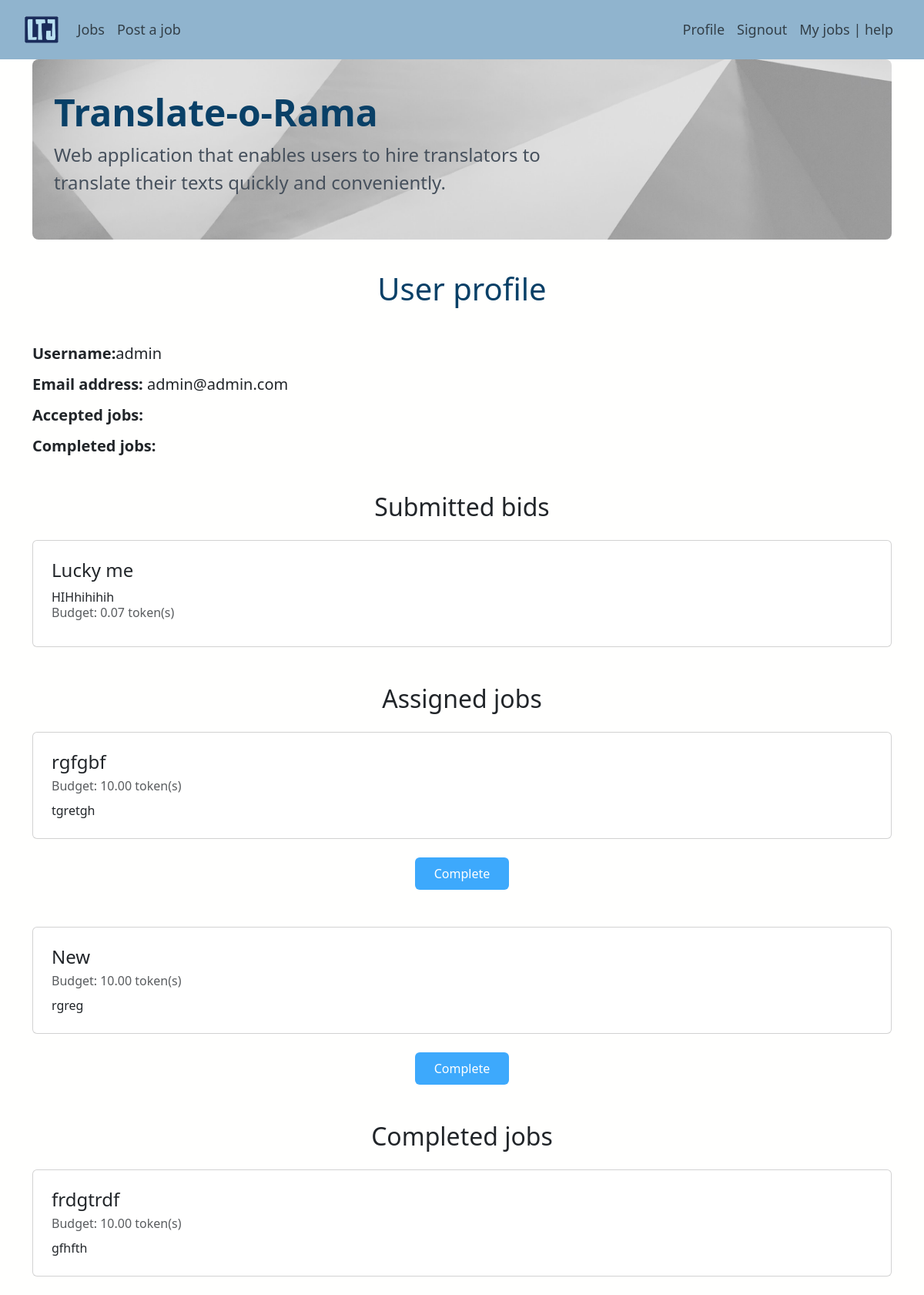
Page /profile/11 (signed in) on the committed database.
### app/models.py (models this page shows, shortened)
class JobBid(models.Model):
    bid_user = models.ForeignKey(User, on_delete=models.CASCADE, related_name="bider")
    job = models.ForeignKey(Job, on_delete=models.CASCADE)
    bid = models.DecimalField(max_digits=10, decimal_places=2, default=0.0)

class Job(models.Model):
    user = models.ForeignKey(User, on_delete=models.CASCADE, related_name="user")
    title = models.TextField(blank=False, unique=True)
    description = models.TextField(blank=False)
    source_language = models.TextField(blank=False)
    target_language = models.TextField(blank=False)
    job_field = models.CharField(
        max_length=4,
        choices=JobField.JOB_CHOICES,
        default=JobField.LITERATURE,
    )
    budget = models.DecimalField(max_digits=10, decimal_places=2, default=0.0)
    text = models.TextField(blank=False)
    is_assigned = models.BooleanField(default=False)
    is_completed = models.BooleanField(default=False)
    translator = models.ForeignKey(
        User,
        on_delete=models.SET_NULL,
        blank=True,
        null=True,
        related_name="set_as_translator_of_job",
    )
    translation = models.TextField(blank=True)

### app/views.py (the view)
# urls.py: path("profile/<int:user_id>", views.profile, name="profile"),
def profile(request, user_id):
    user = request.user
    user_from_job = User.objects.get(pk=user_id)
    email_form = EmailChangeForm(user)
    password_form = SetPasswordForm(user)
    translators_bid = JobBid.objects.filter(Q(bid_user=user))
    translator_assigned_jobs = Job.objects.filter(
        Q(translator=user), Q(is_assigned=True)
    )  # jobs that are NOT from user
    translator_completed_jobs = Job.objects.filter(
        Q(translator=user), Q(is_completed=True)
    )
    context = {
        "user": user,
        "user_from_jobs": user_from_job,
        "email_form": email_form,
        "password_form": password_form,
        "translator_bids": translators_bid,
        "translator_assigned_jobs": translator_assigned_jobs,
        "translator_completed_jobs": translator_completed_jobs,
    }
    return render(request, "app/profile.html", context)

### app/forms.py (shortened to what this page needs)
class EmailChangeForm(forms.Form):
    error_messages = {
        "email_mismatch": ("The two email addresses fields didn't match."),
        "not_changed": ("The email address is the same as the one already defined."),
    }
    new_email1 = forms.EmailField(
        label=("New email address"),
        widget=forms.EmailInput,
    )
    new_email2 = forms.EmailField(
        label=("New email address confirmation"),
        widget=forms.EmailInput,
    )
    def __init__(self, user, *args, **kwargs):
        self.user = user
        super(EmailChangeForm, self).__init__(*args, **kwargs)

class SetPasswordForm(SetPasswordForm):
    class Meta:
        model = get_user_model()
        fields = ["new_password1", "new_password2"]

### app/templates/app/profile.html (shortened to what this page needs)
{% extends 'app/base.html' %}
{% block content %}
    <h1 class="text-center mb-5 mt-3">User profile</h1>
    <h5 class="mb-3"><b>Username:</b>{{ user_from_jobs.username }}</h5>
    <h5 class="mb-3"><b>Email address:</b> {{ user_from_jobs.email }}</h5>
    <h5 class="mb-3"><b>Accepted jobs:</b></h5>
    <h5 class="mb-3"><b>Completed jobs:</b></h5>
    {% if user.userprofile.is_translator %}
        <h2 class="text-center mt-5 mb-4">Submitted bids</h2>
        {% for bid in translator_bids %}
            {% include 'includes/bid_form.html' with job_bid=bid %}
        {% endfor %}
        <h2 class="text-center mt-5 mb-4">Assigned jobs</h2>
        {% for job in translator_assigned_jobs %}
            {% include 'includes/job_card.html' with job=job %}
            <form action="{% url 'app:complete_job' user.id job.id %}" method="POST">
                <div class="row mt-4 text-center mb-5">
                    <div clss="col-md-8 ms-2">
                        <input type="submit" value="Complete" class="custom-btn btn px-4 py-2">
                    </div>
                </div>
            </form>
        {% endfor %}
        <h2 class="text-center mt-5 mb-4">Completed jobs</h2>
        {% for c_job in translator_completed_jobs %}
            {% include 'includes/job_card.html' with job=c_job %}
        {% endfor %}
    {% endif %}
{% endblock %}

### app/templates/app/base.html (shortened to what this page needs)
<!DOCTYPE html>
{% load static %}
<html>
  <head>
    <link href="https://cdn.jsdelivr.net/npm/bootstrap@5.3.0-alpha1/dist/css/bootstrap.min.css" rel="stylesheet">
    <link rel="stylesheet" href="{% static 'app/css/base.css' %}">
  </head>
  <body>
    <nav class="navbar navbar-expand-lg">
        <div class="container-fluid  p-2 ms-4 me-4">
            <a class="navbar-brand" href="{% url 'home_path' %}"><img class="logo" src="../../static/app/images/p-logo.webp"></a>
            <div class="collapse navbar-collapse" id="navbarText">
              {% if user.is_authenticated %}
                <ul class="navbar-nav me-auto mb-2 mb-lg-0">
                    <li class="nav-item">
                    <a class="nav-link" aria-current="page" href="{% url 'app:jobs' %}">Jobs</a>
                    </li>
                    <li class="nav-item">
                    <a class="nav-link" href="{% url 'app:post_job' %}">Post a job</a>
                    </li>
                </ul>
                <ul class="navbar-nav ms-auto mb-2 mb-lg-0">
                    <li class="nav-item">
                      <a class="nav-link" href="{% url 'app:profile' user.id %}">Profile</a>
                    </li>
                    <li class="nav-item">
                      <a class="nav-link" href="{% url 'logout' %}"> Signout</a>
                    </li>
                    <li class="nav-item">
                      <a class="nav-link" href="{% url 'app:dashboard' %}"> My jobs | {{user.username}}</a>
                    </li>
              {% endif %}
            </ul>
          </div>
        </div>
    </nav>
    <div class="content container">
      <div class="row">
        <div class="col-md-12">
            <div class="p-3 mb-4 rounded-3  jumbotron-container">
                <div class="container-fluid py-4">
                    <h1 class="display-5 fw-bold">Translate-o-Rama</h1>
                    <p class="col-md-8 fs-4">Web application that enables users to hire translators to translate their texts quickly and conveniently.</p>
                </div>
            </div>
        </div>
      </div>
      <div class="row">
        <div class="col-md-12">
          {% block content %}
          {% endblock %}
        </div>
      </div>
    </div>
  </body>
</html>

### app/templates/includes/bid_form.html
<div class="card my-4">
    <div class="card-body m-2">
      <h4 class="card-title">{{ job_bid.job.title }}</h4>
      <div class="card-text">{{ job_bid.job.description }}</div>
      <div class="card-subtitle mb-2 text-muted">Budget: {{ job_bid.bid }} token(s)</div>
    </div>
  </div>

### app/templates/includes/job_card.html
<div class="card my-4">
  <div class="card-body m-2">
    <h4 class="card-title">{{ job.title }}</h4>
    <div class="card-subtitle mb-2 text-muted">Budget: {{ job.budget }} token(s)</div>
    <div class="card-text">{{ job.description }}</div>
  </div>
</div>

### app/static/app/css/base.css (style rules this page uses)
body { background-color: #fffffe; }
h1 { color: #094067; }
p { color: #46505C; }
nav { background-color: #90b4ce; color: #2A3139; }
.nav-link { font-size: 18px !important; }
.jumbotron-container { background-image: url("../images/background2.jpg"); background-size: cover; }
.custom-btn { background-color: #3da9fc; color: #fffffe; }
.logo { max-height: 35px; }

### rows in the picture
JobBid: job "Lucky me", job.description "HIHhihihih", bid "0.07"
Job: title "rgfgbf", budget "10.00", description "tgretgh"
Job: title "New", budget "10.00", description "rgreg"
Job: title "frdgtrdf", budget "10.00", description "gfhfth"

### other values in the picture
{{ user.username }} "help"
{{ user_from_jobs.username }} "admin"
{{ user_from_jobs.email }} "admin@admin.com"
